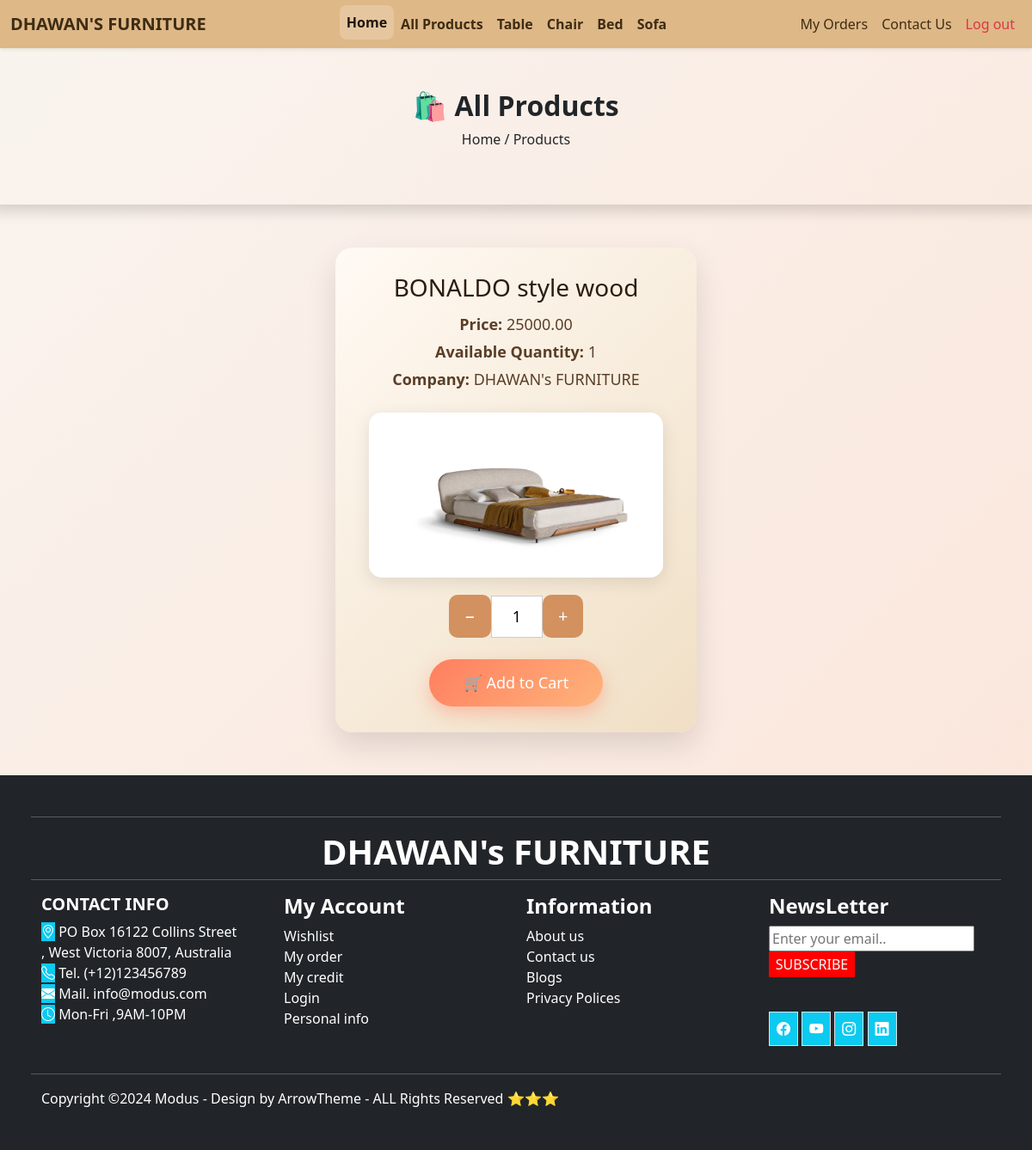
The app's page /detail/1 (signed in) with its own data.
### myApp/models.py (models this page shows, shortened)
class category(models.Model):
    category=models.CharField(max_length=100,primary_key=True)

class Product(models.Model):
    name=models.CharField(max_length=100)
    category=models.ForeignKey(category,on_delete=models.CASCADE)
    price=models.DecimalField(max_digits=10,decimal_places=2)
    quantity=models.PositiveBigIntegerField()
    company=models.CharField(max_length=100)
    Image=models.ImageField()

### myApp/views.py (the view)
# urls.py: path("detail/<int:id>", views.detail ,name="detailproduct"),
def detail(request,id):
        user_data=userregister.objects.get(email=request.session['email'])
        user=user_data
        cat=category.objects.all()
        x=Product.objects.get(id=id)
        return render(request,'detail.html',{'data':x,'cat':cat})

### templates/detail.html (shortened to what this page needs)
{% include 'navbar.html' %}
<body>
  <div class="row">
    <div class="col-md-12 text-center py-5 bg-burlywood shadow rounded-3">
      <h2 class="fw-bold mb-2">🛍 All Products</h2>
      <p class="text-dark">Home / Products</p>
    </div>
  </div>
  <div class="product-card">
    <h1>{{ data.name }}</h1>
    <p><strong>Price:</strong> {{ data.price }}</p>
    <p><strong>Available Quantity:</strong> {{ data.quantity }}</p>
    <p><strong>Company:</strong> {{ data.company }}</p>
    <img src="{{ data.Image.url }}" alt="{{ data.name }}">
    <div class="qty-selector">
      <button onclick="updateQuantity(-1)">−</button>
      <input id="qtyInput" type="text" value="1" readonly>
      <button onclick="updateQuantity(1)">+</button>
    </div>
    <button class="add-cart-btn">🛒 Add to Cart</button>
  </div>
</body>
{% include 'footer2.html' %}

### templates/navbar.html (shortened to what this page needs)
<!doctype html>
<html lang="en">
  <head>
    <link href="https://cdn.jsdelivr.net/npm/bootstrap@5.3.7/dist/css/bootstrap.min.css" rel="stylesheet">
  </head>
  <body>
    <nav class="navbar navbar-expand-lg navbar-custom shadow-sm">
      <div class="container-fluid">
        <a class="navbar-brand" href="#"><b>DHAWAN'S FURNITURE</b></a>
        <div class="collapse navbar-collapse" id="navbarSupportedContent">
          <ul class="navbar-nav me-auto ms-auto mb-2 mb-lg-0">
            <li class="nav-item">
              <a class="nav-link active" aria-current="page" href="home_page"><B>Home</B></a>
            </li>
            <li class="nav-item">
              <a class="nav-link" href="{% url 'Allproducts' %}"><b>All Products</b></a>
            </li>
            {% for i in cat %}
            <li class="nav-item">
              <a class="nav-link" href="{% url 'filterproducts' name=i.category %}"><b>{{i.category}}</b></a>
            </li>
            {% endfor %}
          </ul>
          <ul class="navbar-nav mb-2 mb-lg-0">
            <li class="nav-item">
              <a class="nav-link" href="myorder">My Orders</a>
            </li>
            <li class="nav-item">
              <a class="nav-link" href="contact_us">Contact Us</a>
            </li>
            <li class="nav-item">
              <a class="nav-link text-danger" href="{% url 'login' %}">Log out</a>
            </li>
          </ul>
        </div>
      </div>
    </nav>
  </body>
</html>

### templates/navbar.html (style rules this page uses)
body { margin: 0; font-family: 'Segoe UI', Tahoma, Geneva, Verdana, sans-serif; background-color: #f5f5dc; }
.navbar-custom { background-color: #deb887; }
.navbar-brand { font-weight: 800; font-size: 1.8rem; color: #3e2c14 !important; }
.nav-link { color: #3e2c14 !important; font-weight: bold; padding: 0.6rem 1rem; transition: 0.3s ease; border-radius: 0.5rem; }
.nav-link:hover, .nav-link.active { background-color: rgba(255, 255, 255, 0.2); color: #1f1509 !important; transform: translateY(-2px); }

### templates/detail.html (style rules this page uses)
body { background: linear-gradient(135deg, #f9f4ef, #fbe4d8); background-attachment: fixed; font-family: 'Poppins', 'Segoe UI', sans-serif; }
.product-card { max-width: 420px; margin: 50px auto; padding: 30px; border-radius: 20px; background: linear-gradient(135deg, #fffaf4, #f0dfc5); box-shadow: 0 15px 35px rgba(0, 0, 0, 0.12); text-align: center; transition: transform 0.4s ease, box-shadow 0.4s ease; }
.product-card h1 { font-size: 28px; color: #2c1c0f; margin-bottom: 12px; }
.product-card p { font-size: 18px; color: #5a3e27; margin: 5px 0; }
.product-card img { width: 95%; height: auto; border-radius: 15px; margin-top: 20px; box-shadow: 0 5px 20px rgba(0, 0, 0, 0.1); transition: transform 0.5s ease; }
.qty-selector { display: flex; justify-content: center; align-items: center; margin-top: 20px; }
.qty-selector button { background: #d2915f; color: white; border: none; padding: 10px 18px; font-size: 20px; border-radius: 10px; cursor: pointer; transition: background 0.3s ease; }
.qty-selector input { width: 60px; text-align: center; font-size: 18px; padding: 10px 0; border: 1px solid #ccc; outline: none; background: #fff; }
.add-cart-btn { background: linear-gradient(135deg, #ff7e5f, #feb47b); color: white; border: none; padding: 14px 40px; font-size: 18px; border-radius: 50px; cursor: pointer; margin-top: 25px; box-shadow: 0 8px 20px rgba(255, 126, 95, 0.4); transition: all 0.3s ease; }

### records on screen
category: category "Table"
category: category "Chair"
category: category "Bed"
category: category "Sofa"
Product: name "BONALDO style wood", price "25000.00", quantity "1", company "DHAWAN's FURNITURE", Image (picture)
